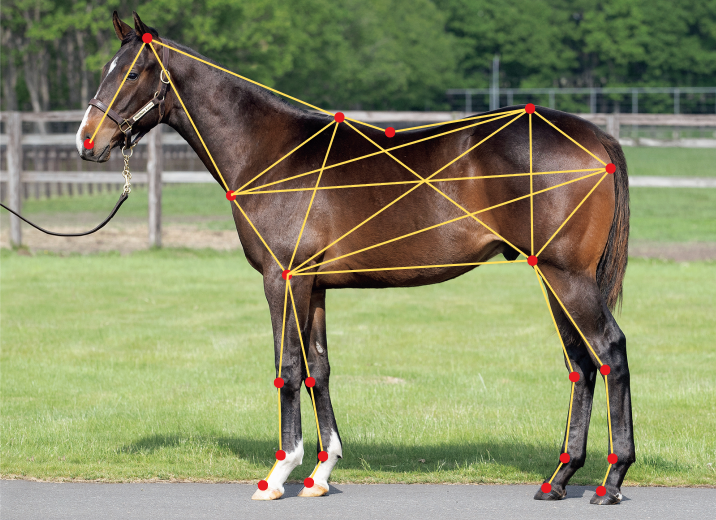
#> input picture Prototype/yearlingpic/Pixie-knight.png, 1432 x 1040 px (shown at 1/2 size)
$ python -i 10pic_conformation_trail.py   (imports and definitions only)
#> lines starting #> are read from the running program, lines starting #| are printed output that depends on the picture; after the words box and inside, x2 and y2 are one past the last pixel; in counts of white or black regions, pixels touching at a corner belong together
import cv2
import numpy as np
import json
import os
from glob import glob

def detect_red_points(img_path):
    """检测红点"""
#> called with img_path = 'yearlingpic/Pixie-knight.png'
    img = cv2.imread(img_path)
#> img is the input picture: shape (1040, 1432, 3); mean B, G, R 102.2, 137.9, 134.2
    img_rgb = cv2.cvtColor(img, cv2.COLOR_BGR2RGB)

    target_rgb = np.array([231, 25, 31])
    tolerance = 40
    diff = np.abs(img_rgb - target_rgb)
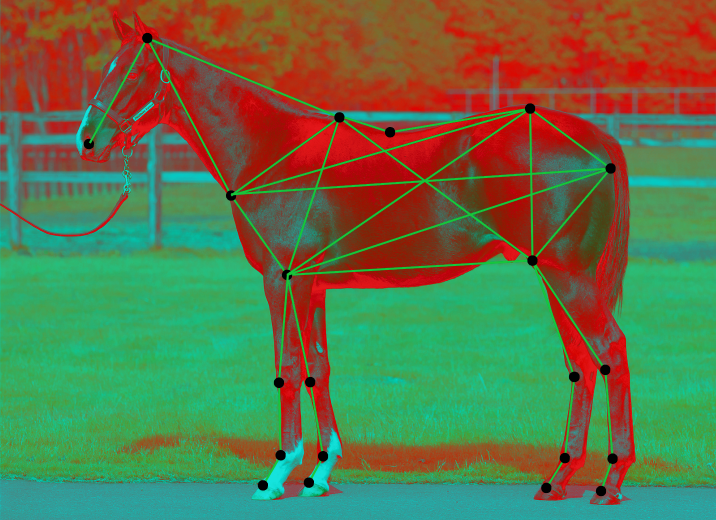
#> diff: shape (1040, 1432, 3) int64 (shown at 1/2 size); mean R, G, B 97.8, 113.8, 72.7
    mask = np.all(diff < tolerance, axis=-1).astype(np.uint8) * 255
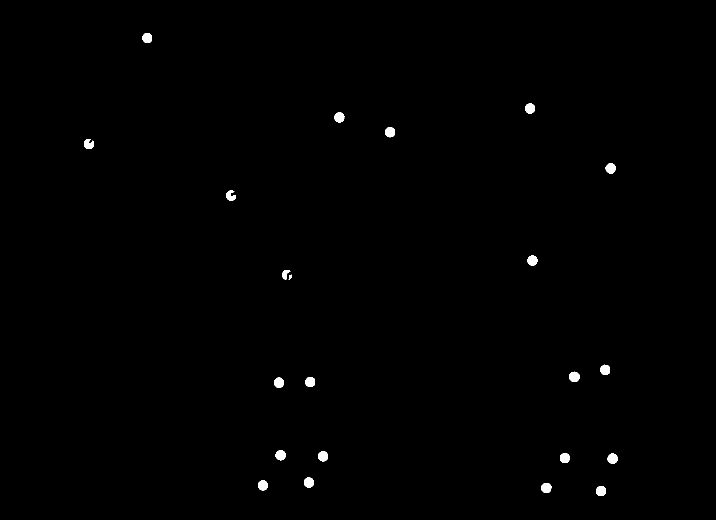
#> mask: shape (1040, 1432) (shown at 1/2 size); 0.45% white; 22 white regions, largest, box (x1, y1, x2, y2) and area: (1138, 743, 1159, 764) 347, (1215, 907, 1235, 928) 330, (1083, 966, 1103, 986) 330

    kernel = np.ones((5,5), np.uint8)
    mask = cv2.morphologyEx(mask, cv2.MORPH_CLOSE, kernel)
    mask = cv2.morphologyEx(mask, cv2.MORPH_OPEN, kernel)
#> mask: shape (1040, 1432); 0.44% white; 22 white regions

    contours, _ = cv2.findContours(mask, cv2.RETR_EXTERNAL, cv2.CHAIN_APPROX_SIMPLE)
#> contours = 22 contours, 1 with area under 20; largest, box (x1, y1, x2, y2) and area: (1138, 744, 1159, 764) 316, (1083, 966, 1103, 986) 301, (1192, 972, 1212, 992) 300, (636, 902, 656, 923) 300, (1215, 907, 1235, 927) 298

    points = []
    for cnt in contours:
        if cv2.contourArea(cnt) > 20:
            M = cv2.moments(cnt)
            if M["m00"] != 0:
                cX = int(M["m10"] / M["m00"])
                cY = int(M["m01"] / M["m00"])
                points.append((cX, cY))
#> this loop made 22 passes
#> (cX, cY) on passes 1 to 12: (1201, 981), (1092, 975), (525, 970), (617, 964), (1224, 916), (1129, 915), (645, 912), (560, 909), (557, 764), (620, 763), (1148, 753), (1210, 739)
#> cnt on pass 13: [[578, 551], [578, 555], [582, 555], [582, 551]]
#> after the loop, points = [(1201, 981), (1092, 975), (525, 970), (617, 964), (1224, 916), (1129, 915), (645, 912), (560, 909), (557, 764), (620, 763), (1148, 753), (1210, 739), (569, 547), (1064, 520), (460, 391), (1220, 336), (177, 287), (779, 263), (678, 234), (1059, 216), (294, 75)]

    return points

# [309 lines left out: functions match_points_by_template, create_annotated_image, manual_click_order, batch_annotate_with_template, create_template_first, main, not called in this run]

# [2 lines not run here, left out]

>>> result = detect_red_points('yearlingpic/Pixie-knight.png')
#> result has the same summary as points in detect_red_points

$ run again, on Prototype/yearlingpic/American-pharoah.png
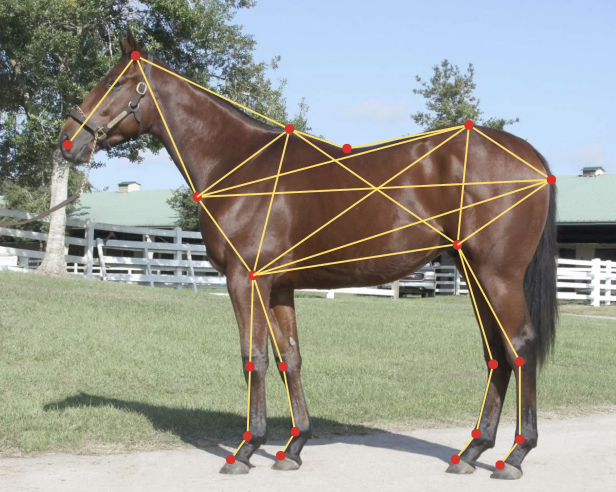
#> input picture Prototype/yearlingpic/American-pharoah.png, 1232 x 984 px (shown at 1/2 size)
#> in detect_red_points, img is the input picture: shape (984, 1232, 3); mean B, G, R 143.2, 153, 152.3
#> in detect_red_points, `diff = np.abs(img_rgb - target_rgb)`:
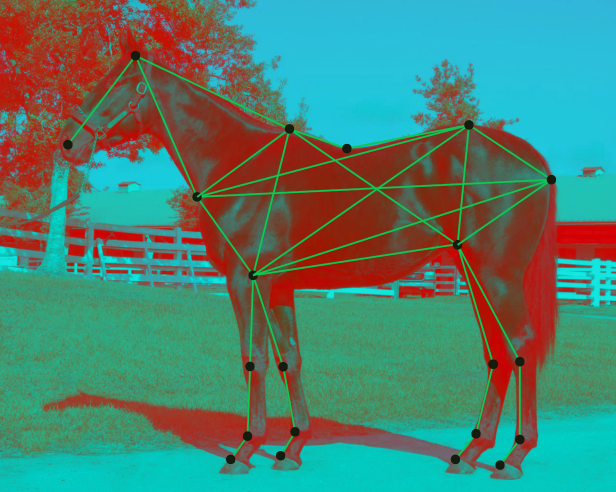
#> diff: shape (984, 1232, 3) int64 (shown at 1/2 size); mean R, G, B 79.7, 128, 112.3
#> in detect_red_points, `mask = np.all(diff < tolerance, axis=-1).astype(np.uint8) * 255`:
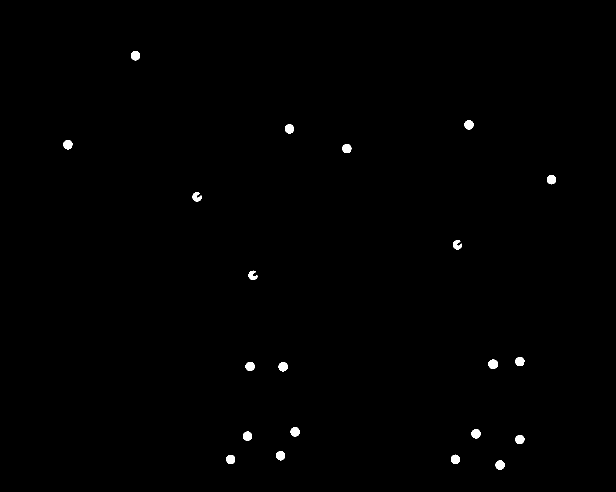
#> mask: shape (984, 1232) (shown at 1/2 size); 0.45% white; 21 white regions, largest, box (x1, y1, x2, y2) and area: (977, 719, 996, 738) 286, (262, 102, 280, 121) 270, (943, 858, 961, 877) 270
#> contours = 21 contours; largest, box (x1, y1, x2, y2) and area: (977, 719, 996, 737) 255, (581, 855, 599, 873) 240, (943, 859, 961, 877) 240, (491, 724, 509, 742) 240, (1094, 350, 1112, 368) 240
#> the loop in detect_red_points, `for cnt in contours:` made 21 passes
#> (cX, cY) on passes 1 to 8: (999, 929), (910, 918), (461, 918), (560, 910), (1039, 878), (494, 871), (951, 867), (589, 863)
#> after the loop in detect_red_points, `for cnt in contours:`: points = [(999, 929), (910, 918), (461, 918), (560, 910), (1039, 878), (494, 871), (951, 867), (589, 863), (565, 732), (499, 732), (985, 727), (1039, 722), (503, 551), (914, 489), (393, 393), (1102, 358), (693, 296), (135, 288), (578, 257), (937, 249), (270, 110)]
#> result has the same summary as points in detect_red_points

$ run again, on Prototype/yearlingpic/Apocalyptic.png
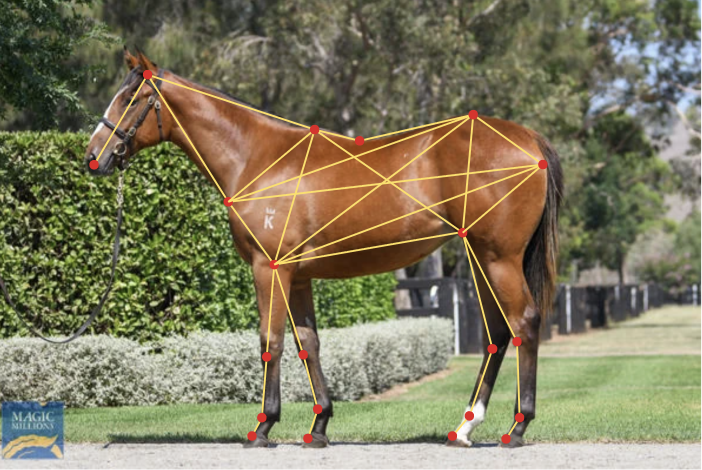
#> input picture Prototype/yearlingpic/Apocalyptic.png, 1404 x 940 px (shown at 1/2 size)
#> in detect_red_points, img is the input picture: shape (940, 1404, 3); mean B, G, R 94.5, 121.9, 127.2
#> in detect_red_points, `diff = np.abs(img_rgb - target_rgb)`:
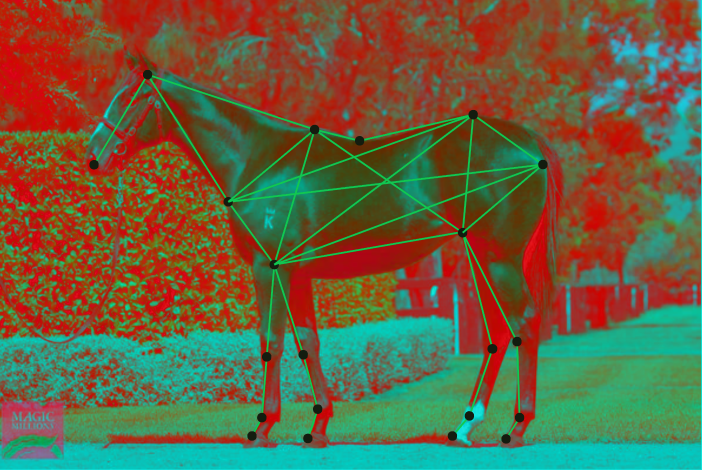
#> diff: shape (940, 1404, 3) int64 (shown at 1/2 size); mean R, G, B 104.5, 97, 65.3
#> in detect_red_points, `mask = np.all(diff < tolerance, axis=-1).astype(np.uint8) * 255`:
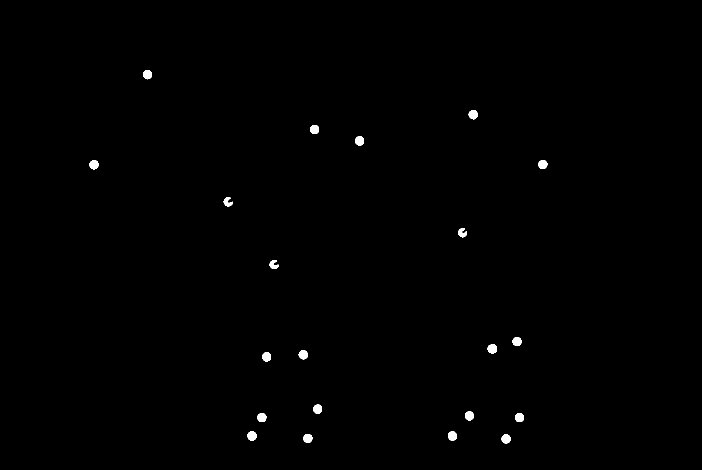
#> mask: shape (940, 1404) (shown at 1/2 size); 0.41% white; 21 white regions, largest, box (x1, y1, x2, y2) and area: (975, 688, 994, 707) 285, (710, 272, 728, 291) 272, (179, 320, 197, 339) 271
#> contours = 21 contours; largest, box (x1, y1, x2, y2) and area: (975, 689, 994, 707) 254, (710, 273, 728, 291) 242, (495, 863, 513, 881) 242, (620, 250, 638, 268) 242, (896, 863, 914, 881) 240
#> the loop in detect_red_points, `for cnt in contours:` made 21 passes
#> (cX, cY) on passes 1 to 8: (1011, 877), (615, 876), (904, 871), (503, 871), (1038, 834), (523, 834), (938, 831), (635, 817)
#> after the loop in detect_red_points, `for cnt in contours:`: points = [(1011, 877), (615, 876), (904, 871), (503, 871), (1038, 834), (523, 834), (938, 831), (635, 817), (532, 713), (606, 709), (984, 697), (1033, 682), (546, 529), (924, 465), (454, 404), (1085, 328), (187, 328), (718, 281), (628, 258), (946, 228), (294, 148)]
#> result has the same summary as points in detect_red_points

$ run again, on Prototype/yearlingpic/Ascoli-piceno.png
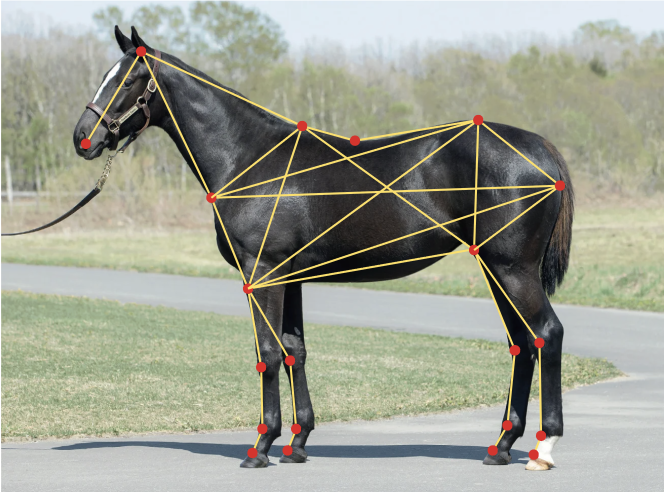
#> input picture Prototype/yearlingpic/Ascoli-piceno.png, 1328 x 984 px (shown at 1/2 size)
#> in detect_red_points, img is the input picture: shape (984, 1328, 3); mean B, G, R 145.7, 159.5, 156.9
#> in detect_red_points, `diff = np.abs(img_rgb - target_rgb)`:
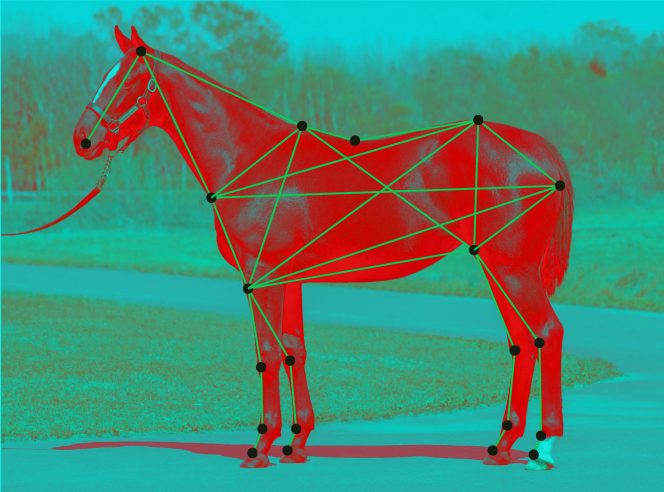
#> diff: shape (984, 1328, 3) int64 (shown at 1/2 size); mean R, G, B 74.9, 135, 115.5
#> in detect_red_points, `mask = np.all(diff < tolerance, axis=-1).astype(np.uint8) * 255`:
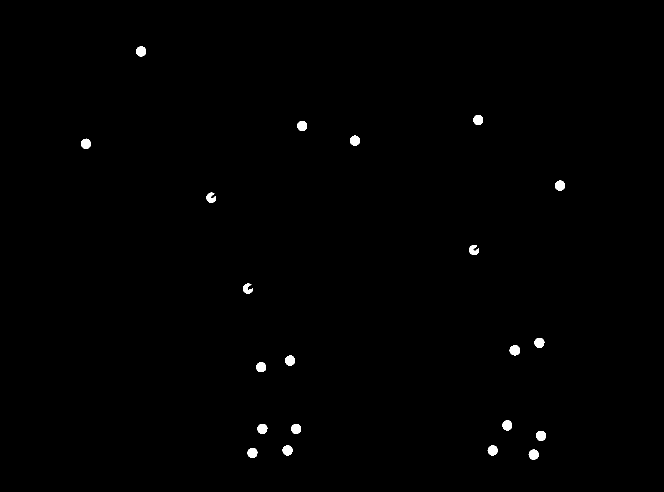
#> mask: shape (984, 1328) (shown at 1/2 size); 0.5% white; 21 white regions, largest, box (x1, y1, x2, y2) and area: (1019, 690, 1040, 711) 337, (1110, 361, 1130, 381) 318, (272, 93, 292, 113) 317
#> contours = 21 contours; largest, box (x1, y1, x2, y2) and area: (1020, 691, 1040, 710) 296, (1110, 361, 1130, 381) 290, (565, 891, 585, 911) 288, (595, 242, 614, 262) 285, (273, 93, 292, 113) 285
#> the loop in detect_red_points, `for cnt in contours:` made 21 passes
#> (cX, cY) on passes 1 to 8: (1066, 908), (504, 905), (984, 900), (574, 900), (1081, 871), (591, 857), (524, 857), (1014, 850)
#> after the loop in detect_red_points, `for cnt in contours:`: points = [(1066, 908), (504, 905), (984, 900), (574, 900), (1081, 871), (591, 857), (524, 857), (1014, 850), (521, 733), (579, 720), (1029, 700), (1078, 685), (493, 577), (947, 499), (421, 395), (1119, 370), (171, 287), (709, 280), (603, 251), (956, 239), (281, 102)]
#> result has the same summary as points in detect_red_points
